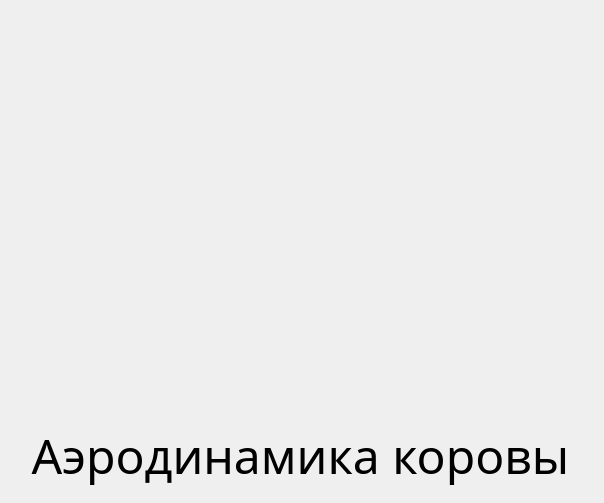
<?xml version="1.0" encoding="UTF-8"?>
<ui version="4.0">
 <class>Help_Window</class>
 <widget class="QDialog" name="Help_Window">
  <property name="geometry">
   <rect>
    <x>0</x>
    <y>0</y>
    <width>604</width>
    <height>503</height>
   </rect>
  </property>
  <property name="windowTitle">
   <string>Dialog</string>
  </property>
  <widget class="QLabel" name="cow_aer_label">
   <property name="geometry">
    <rect>
     <x>20</x>
     <y>420</y>
     <width>561</width>
     <height>71</height>
    </rect>
   </property>
   <property name="font">
    <font>
     <family>Manrope</family>
    </font>
   </property>
   <property name="text">
    <string>&lt;html&gt;&lt;head/&gt;&lt;body&gt;&lt;p align=&quot;center&quot;&gt;&lt;span style=&quot; font-size:36pt;&quot;&gt;Аэродинамика коровы&lt;/span&gt;&lt;/p&gt;&lt;/body&gt;&lt;/html&gt;</string>
   </property>
  </widget>
  <widget class="QLabel" name="cow_aer">
   <property name="geometry">
    <rect>
     <x>40</x>
     <y>20</y>
     <width>521</width>
     <height>391</height>
    </rect>
   </property>
   <property name="text">
    <string/>
   </property>
   <property name="pixmap">
    <pixmap>venv/cow.png</pixmap>
   </property>
  </widget>
 </widget>
 <resources/>
 <connections/>
</ui>
